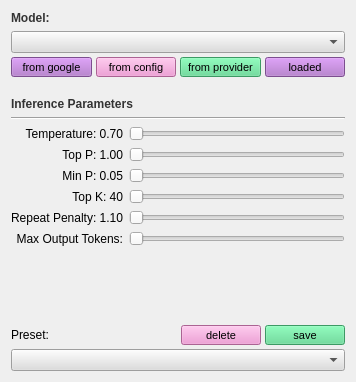
     <widget class="QWidget" name="tab_9">
      <attribute name="title">
       <string>Models</string>
      </attribute>
      <layout class="QGridLayout" name="gridLayout_12">
       <item row="0" column="0">
        <widget class="QLabel" name="label_model">
         <property name="font">
          <font>
           <weight>75</weight>
           <bold>true</bold>
          </font>
         </property>
         <property name="styleSheet">
          <string notr="true">color: rgb(51, 51, 51);</string>
         </property>
         <property name="text">
          <string>Model:</string>
         </property>
        </widget>
       </item>
       <item row="1" column="0">
        <layout class="QVBoxLayout" name="verticalLayout_32">
         <property name="spacing">
          <number>4</number>
         </property>
         <item>
          <widget class="QComboBox" name="model_combo">
           <property name="styleSheet">
            <string notr="true">selection-background-color: #be8fd3;
background-color: rgb(221, 221, 221);
</string>
           </property>
           <property name="editable">
            <bool>false</bool>
           </property>
           <property name="frame">
            <bool>true</bool>
           </property>
          </widget>
         </item>
         <item>
          <layout class="QHBoxLayout" name="horizontalLayout_36">
           <item>
            <widget class="QPushButton" name="pushButtonModelsGoogle">
             <property name="minimumSize">
              <size>
               <width>0</width>
               <height>20</height>
              </size>
             </property>
             <property name="maximumSize">
              <size>
               <width>16777215</width>
               <height>20</height>
              </size>
             </property>
             <property name="font">
              <font>
               <pointsize>8</pointsize>
              </font>
             </property>
             <property name="styleSheet">
              <string notr="true">background-color: #ad6dc8; 
color: black;</string>
             </property>
             <property name="text">
              <string>from google</string>
             </property>
            </widget>
           </item>
           <item>
            <widget class="QPushButton" name="pushButtonModelsConfig">
             <property name="minimumSize">
              <size>
               <width>0</width>
               <height>20</height>
              </size>
             </property>
             <property name="maximumSize">
              <size>
               <width>16777215</width>
               <height>20</height>
              </size>
             </property>
             <property name="font">
              <font>
               <pointsize>8</pointsize>
              </font>
             </property>
             <property name="styleSheet">
              <string notr="true">background-color: #ef8bce; 
color: black;
</string>
             </property>
             <property name="text">
              <string>from config</string>
             </property>
            </widget>
           </item>
           <item>
            <widget class="QPushButton" name="pushButtonModelsProvider">
             <property name="minimumSize">
              <size>
               <width>0</width>
               <height>20</height>
              </size>
             </property>
             <property name="maximumSize">
              <size>
               <width>16777215</width>
               <height>20</height>
              </size>
             </property>
             <property name="font">
              <font>
               <pointsize>8</pointsize>
              </font>
             </property>
             <property name="styleSheet">
              <string notr="true">background-color: #54d88c; 
color: black;
</string>
             </property>
             <property name="text">
              <string>from provider</string>
             </property>
            </widget>
           </item>
           <item>
            <widget class="QPushButton" name="pushButtonModelsLoaded">
             <property name="minimumSize">
              <size>
               <width>0</width>
               <height>20</height>
              </size>
             </property>
             <property name="maximumSize">
              <size>
               <width>16777215</width>
               <height>20</height>
              </size>
             </property>
             <property name="font">
              <font>
               <pointsize>8</pointsize>
              </font>
             </property>
             <property name="styleSheet">
              <string notr="true">background-color: #ad6dc8; 
color: black;</string>
             </property>
             <property name="text">
              <string>loaded</string>
             </property>
            </widget>
           </item>
          </layout>
         </item>
        </layout>
       </item>
       <item row="2" column="0">
        <widget class="QLabel" name="label_gen_params">
         <property name="font">
          <font>
           <weight>75</weight>
           <bold>true</bold>
          </font>
         </property>
         <property name="styleSheet">
          <string notr="true">color: rgb(51, 51, 51);</string>
         </property>
         <property name="text">
          <string>
Inference Parameters</string>
         </property>
        </widget>
       </item>
       <item row="3" column="0">
        <widget class="Line" name="line_9">
         <property name="orientation">
          <enum>Qt::Horizontal</enum>
         </property>
        </widget>
       </item>
       <item row="4" column="0">
        <layout class="QHBoxLayout" name="horizontalLayout_35">
         <item>
          <layout class="QVBoxLayout" name="verticalLayout_30">
           <item>
            <widget class="QLabel" name="temp_label_4">
             <property name="text">
              <string>Temperature: 0.70</string>
             </property>
             <property name="alignment">
              <set>Qt::AlignRight|Qt::AlignTrailing|Qt::AlignVCenter</set>
             </property>
            </widget>
           </item>
           <item>
            <widget class="QLabel" name="top_p_label_4">
             <property name="text">
              <string>Top P: 1.00</string>
             </property>
             <property name="alignment">
              <set>Qt::AlignRight|Qt::AlignTrailing|Qt::AlignVCenter</set>
             </property>
            </widget>
           </item>
           <item>
            <widget class="QLabel" name="min_p_label_4">
             <property name="text">
              <string>Min P: 0.05</string>
             </property>
             <property name="alignment">
              <set>Qt::AlignRight|Qt::AlignTrailing|Qt::AlignVCenter</set>
             </property>
            </widget>
           </item>
           <item>
            <widget class="QLabel" name="top_k_label_4">
             <property name="text">
              <string>Top K: 40</string>
             </property>
             <property name="alignment">
              <set>Qt::AlignRight|Qt::AlignTrailing|Qt::AlignVCenter</set>
             </property>
            </widget>
           </item>
           <item>
            <widget class="QLabel" name="repeat_penalty_label_4">
             <property name="text">
              <string>Repeat Penalty: 1.10</string>
             </property>
             <property name="alignment">
              <set>Qt::AlignRight|Qt::AlignTrailing|Qt::AlignVCenter</set>
             </property>
            </widget>
           </item>
           <item>
            <widget class="QLabel" name="max_output_label_4">
             <property name="text">
              <string>Max Output Tokens:</string>
             </property>
             <property name="alignment">
              <set>Qt::AlignRight|Qt::AlignTrailing|Qt::AlignVCenter</set>
             </property>
            </widget>
           </item>
          </layout>
         </item>
         <item>
          <layout class="QVBoxLayout" name="verticalLayout_31">
           <item>
            <widget class="QSlider" name="temp_slider">
             <property name="styleSheet">
              <string notr="true">selection-background-color: #54d88c;</string>
             </property>
             <property name="maximum">
              <number>200</number>
             </property>
             <property name="orientation">
              <enum>Qt::Horizontal</enum>
             </property>
            </widget>
           </item>
           <item>
            <widget class="QSlider" name="top_p_slider">
             <property name="styleSheet">
              <string notr="true">selection-background-color: #54d88c;</string>
             </property>
             <property name="maximum">
              <number>100</number>
             </property>
             <property name="orientation">
              <enum>Qt::Horizontal</enum>
             </property>
            </widget>
           </item>
           <item>
            <widget class="QSlider" name="min_p_slider">
             <property name="styleSheet">
              <string notr="true">selection-background-color: #54d88c;</string>
             </property>
             <property name="maximum">
              <number>100</number>
             </property>
             <property name="orientation">
              <enum>Qt::Horizontal</enum>
             </property>
            </widget>
           </item>
           <item>
            <widget class="QSlider" name="top_k_slider">
             <property name="styleSheet">
              <string notr="true">selection-background-color: #54d88c;</string>
             </property>
             <property name="minimum">
              <number>1</number>
             </property>
             <property name="maximum">
              <number>100</number>
             </property>
             <property name="orientation">
              <enum>Qt::Horizontal</enum>
             </property>
            </widget>
           </item>
           <item>
            <widget class="QSlider" name="repeat_penalty_slider">
             <property name="styleSheet">
              <string notr="true">selection-background-color: #54d88c;</string>
             </property>
             <property name="minimum">
              <number>100</number>
             </property>
             <property name="maximum">
              <number>200</number>
             </property>
             <property name="orientation">
              <enum>Qt::Horizontal</enum>
             </property>
            </widget>
           </item>
           <item>
            <widget class="QSlider" name="max_output_horizontalSlider">
             <property name="styleSheet">
              <string notr="true">selection-background-color: #54d88c;</string>
             </property>
             <property name="maximum">
              <number>30000</number>
             </property>
             <property name="orientation">
              <enum>Qt::Horizontal</enum>
             </property>
            </widget>
           </item>
          </layout>
         </item>
        </layout>
       </item>
       <item row="5" column="0">
        <spacer name="spacerItem">
         <property name="orientation">
          <enum>Qt::Vertical</enum>
         </property>
         <property name="sizeHint" stdset="0">
          <size>
           <width>334</width>
           <height>73</height>
          </size>
         </property>
        </spacer>
       </item>
       <item row="6" column="0">
        <layout class="QVBoxLayout" name="verticalLayout_29">
         <property name="spacing">
          <number>4</number>
         </property>
         <item>
          <layout class="QHBoxLayout" name="horizontalLayout_33">
           <item>
            <widget class="QLabel" name="label_14">
             <property name="sizePolicy">
              <sizepolicy hsizetype="Expanding" vsizetype="Preferred">
               <horstretch>0</horstretch>
               <verstretch>0</verstretch>
              </sizepolicy>
             </property>
             <property name="text">
              <string>Preset:</string>
             </property>
            </widget>
           </item>
           <item>
            <widget class="QPushButton" name="pushButtonInferrancePresetDelete">
             <property name="minimumSize">
              <size>
               <width>0</width>
               <height>20</height>
              </size>
             </property>
             <property name="maximumSize">
              <size>
               <width>16777215</width>
               <height>20</height>
              </size>
             </property>
             <property name="font">
              <font>
               <pointsize>8</pointsize>
              </font>
             </property>
             <property name="styleSheet">
              <string notr="true">background-color: #ef8bce; 
color: black;
</string>
             </property>
             <property name="text">
              <string>delete</string>
             </property>
            </widget>
           </item>
           <item>
            <widget class="QPushButton" name="pushButtonInferrancePresetSave">
             <property name="minimumSize">
              <size>
               <width>0</width>
               <height>20</height>
              </size>
             </property>
             <property name="maximumSize">
              <size>
               <width>16777215</width>
               <height>20</height>
              </size>
             </property>
             <property name="font">
              <font>
               <pointsize>8</pointsize>
              </font>
             </property>
             <property name="styleSheet">
              <string notr="true">background-color: #54d88c; 
color: black;
</string>
             </property>
             <property name="text">
              <string>save</string>
             </property>
            </widget>
           </item>
          </layout>
         </item>
         <item>
          <layout class="QHBoxLayout" name="horizontalLayout_34">
           <item>
            <widget class="QComboBox" name="comboBoxInferrancePreset">
             <property name="sizePolicy">
              <sizepolicy hsizetype="Expanding" vsizetype="Fixed">
               <horstretch>0</horstretch>
               <verstretch>0</verstretch>
              </sizepolicy>
             </property>
             <property name="styleSheet">
              <string notr="true">selection-background-color: #be8fd3;
background-color: rgb(221, 221, 221);
</string>
             </property>
            </widget>
           </item>
          </layout>
         </item>
        </layout>
       </item>
      </layout>
     </widget>
